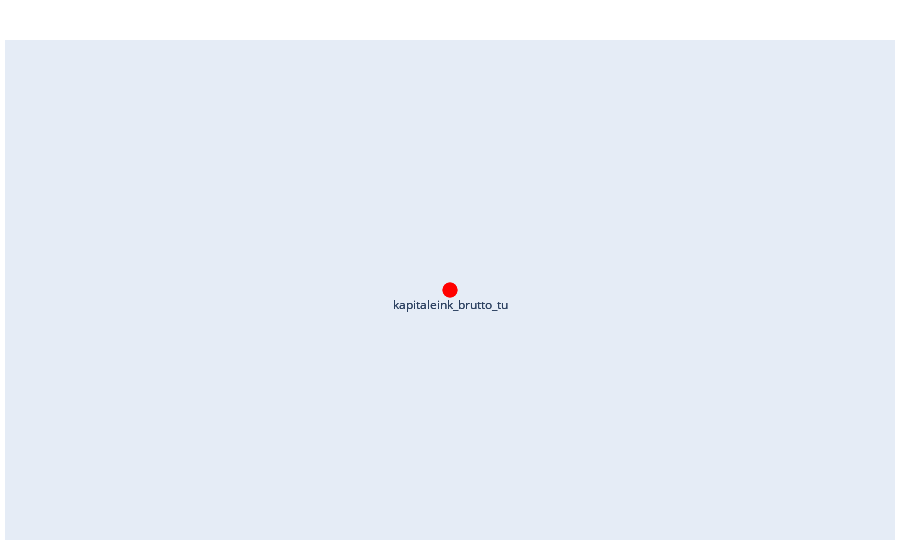

The cell this chart's notebook holds for it:
### Markdown cell above
## Selectors

Selectors allow you to visualize only a subset of the complete graph of the tax and transfer systems. They can be passed to the `selectors` argument of the `plot_dag()` function. There exist some ways to define a selector and they can be combined with one another. Let us discuss each selector on its own first.

## Basics

It is always possible to pass a string or a list of strings to `selectors`. In this case only the given nodes are displayed in the plot.

### Code cell
selectors = "kapitaleink_brutto_tu"

plot_dag(functions=policy_functions,selectors=selectors, orientation ='h')

### Figure 1 — Plotly figure (JSON) as saved in the notebook; plotly's stock layout.template omitted (floating-point values rounded to 4 significant figures)
{"data": [{"hoverinfo": "none", "line": {"color": "blue", "width": 0.5}, "mode": "lines", "showlegend": false, "type": "scatter", "uid": "dd8dc9b6-7b55-4da3-a90c-7ce65b1723c8", "x": [], "y": []}, {"hoverinfo": "skip", "marker": {"color": "red", "reversescale": true, "showscale": false, "size": 15}, "mode": "markers+text", "showlegend": false, "text": ["kapitaleink_brutto_tu"], "textposition": "bottom center", "type": "scatter", "uid": "8feaba8a-8884-43c9-9eab-f43a3a6a5c2f", "x": [0], "y": [0]}, {"hoverinfo": "skip", "marker": {"color": "red", "reversescale": true, "showscale": false, "size": 15}, "mode": "markers+text", "showlegend": false, "text": ["kapitaleink_brutto_tu"], "textposition": "bottom center", "type": "scatter", "uid": "23c84f0c-b099-4993-8dbf-2cce2540c05d", "x": [0], "y": [0]}], "layout": {"hoverlabel": {"font": {"size": 10}}, "hovermode": "closest", "margin": {"b": 20, "l": 5, "r": 5, "t": 40}, "showlegend": false, "xaxis": {"showgrid": false, "showticklabels": false, "zeroline": false}, "yaxis": {"showgrid": false, "showticklabels": false, "zeroline": false}}}
